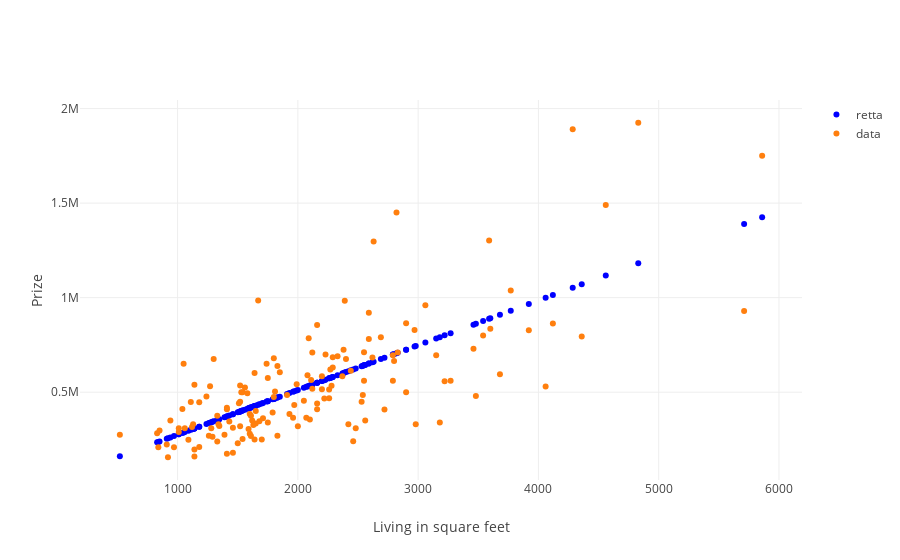

Here is the notebook cell this chart was saved with:
### Code cell
# Solution (Punto 3)

#py.init_notebook_mode(connected=True)
#y_retta=w*xTrain[:,0]+b
#xx=xTrain[:,0]

#data=[
#    go.Scatter(x=xTrain[:,0],y=yTrain,mode="markers",name="data"),
#    go.Scatter(x=xTrain[:,0],y=y_retta,mode="markers",name="retta ")
#]
#layout = go.Layout()
#fig = go.Figure(data, layout)


#py.iplot(fig)

#Disegnare in un unico grafico lo scatter plot delle osservazioni del trainig set e la retta di regressione
traceRetta=go.Scatter(x=xTrain[:,0],y=w*xTrain[:,0]+b,name='retta',mode="markers",line = {'color': 'blue'})
traceData=go.Scatter(x=xTrain[:,0], y=yTrain, mode="markers", name="data")
layout = go.Layout(
    xaxis = dict(title="Living in square feet"),
    yaxis = dict(title="Prize")
)
#traceRetta,
fig = go.Figure(data=[traceRetta,traceData], layout=layout)
py.iplot(fig)

### Figure 1 — Plotly figure (JSON) as saved in the notebook; plotly's stock layout.template omitted (floating-point values rounded to 4 significant figures; data arrays with more than 128 entries replaced by an {"elided": "..."} marker saying what was removed)
{"data": [{"line": {"color": "blue"}, "mode": "markers", "name": "retta", "type": "scatter", "uid": "f4e5536e-df7b-11e8-b43e-a402b9828abf", "x": {"elided": "151 int values"}, "y": {"elided": "151 float values"}}, {"mode": "markers", "name": "data", "type": "scatter", "uid": "f4e5536f-df7b-11e8-a048-a402b9828abf", "x": {"elided": "151 int values"}, "y": {"elided": "151 int values"}}], "layout": {"xaxis": {"title": "Living in square feet"}, "yaxis": {"title": "Prize"}}}
